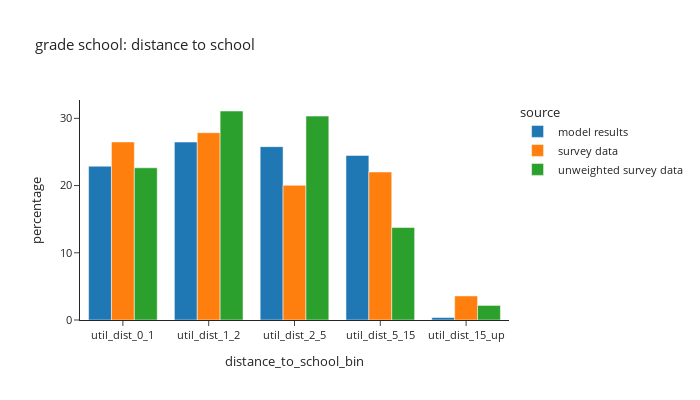
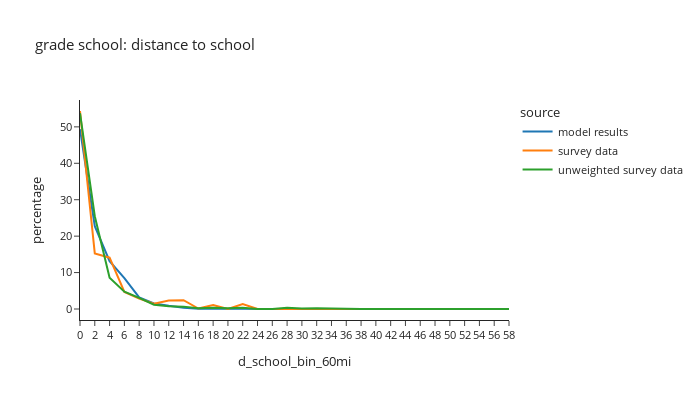

The code cell stored with these charts, in order, in its notebook:
### Code cell
# distance to school: grade school
plot_distance(per_data,'is_gradeschool',"grade school: distance to school")

### Figure 1 — Plotly figure (JSON) as saved in the notebook; plotly's stock layout.template omitted (floating-point values rounded to 4 significant figures)
{"data": [{"alignmentgroup": "True", "hovertemplate": "source=model results<br>distance_to_school_bin=%{x}<br>percentage=%{y}<extra></extra>", "legendgroup": "model results", "marker": {"color": "#1F77B4", "pattern": {"shape": ""}}, "name": "model results", "offsetgroup": "model results", "orientation": "v", "showlegend": true, "textposition": "auto", "type": "bar", "x": ["util_dist_0_1", "util_dist_1_2", "util_dist_2_5", "util_dist_5_15", "util_dist_15_up"], "xaxis": "x", "y": [22.88, 26.48, 25.79, 24.48, 0.3693], "yaxis": "y"}, {"alignmentgroup": "True", "hovertemplate": "source=survey data<br>distance_to_school_bin=%{x}<br>percentage=%{y}<extra></extra>", "legendgroup": "survey data", "marker": {"color": "#FF7F0E", "pattern": {"shape": ""}}, "name": "survey data", "offsetgroup": "survey data", "orientation": "v", "showlegend": true, "textposition": "auto", "type": "bar", "x": ["util_dist_0_1", "util_dist_1_2", "util_dist_2_5", "util_dist_5_15", "util_dist_15_up"], "xaxis": "x", "y": [26.49, 27.87, 20.04, 22.02, 3.579], "yaxis": "y"}, {"alignmentgroup": "True", "hovertemplate": "source=unweighted survey data<br>distance_to_school_bin=%{x}<br>percentage=%{y}<extra></extra>", "legendgroup": "unweighted survey data", "marker": {"color": "#2CA02C", "pattern": {"shape": ""}}, "name": "unweighted survey data", "offsetgroup": "unweighted survey data", "orientation": "v", "showlegend": true, "textposition": "auto", "type": "bar", "x": ["util_dist_0_1", "util_dist_1_2", "util_dist_2_5", "util_dist_5_15", "util_dist_15_up"], "xaxis": "x", "y": [22.64, 31.09, 30.34, 13.76, 2.167], "yaxis": "y"}], "layout": {"barmode": "group", "font": {"size": 11}, "height": 400, "legend": {"title": {"text": "source"}, "tracegroupgap": 0}, "title": {"text": "grade school: distance to school"}, "width": 700, "xaxis": {"anchor": "y", "domain": [0.0, 1.0], "title": {"text": "distance_to_school_bin"}}, "yaxis": {"anchor": "x", "domain": [0.0, 1.0], "title": {"text": "percentage"}}}}

### Figure 2 — Plotly figure (JSON) as saved in the notebook; plotly's stock layout.template omitted (floating-point values rounded to 4 significant figures)
{"data": [{"hovertemplate": "source=model results<br>d_school_bin_60mi=%{x}<br>percentage=%{y}<extra></extra>", "legendgroup": "model results", "line": {"color": "#1F77B4", "dash": "solid"}, "marker": {"symbol": "circle"}, "mode": "lines", "name": "model results", "orientation": "v", "showlegend": true, "type": "scatter", "x": ["0", "2", "4", "6", "8", "10", "12", "14", "16", "18", "20", "22", "24", "26", "28", "30", "32", "34", "36", "38", "40", "42", "44", "46", "48", "50", "52", "54", "56", "58"], "xaxis": "x", "y": [49.36, 22.73, 13.11, 8.505, 3.2, 1.525, 0.8774, 0.3603, 0.05849, 0.05878, 0.04441, 0.0447, 0.0402, 0.02322, 0.0328, 0.02249, 0.007256, 0.003193, 0.001306, 0.0001451, 0.0, 0.0, 0.0, 0.0, 0.0, 0.0, 0.0, 0.0, 0.0, 0.0], "yaxis": "y"}, {"hovertemplate": "source=survey data<br>d_school_bin_60mi=%{x}<br>percentage=%{y}<extra></extra>", "legendgroup": "survey data", "line": {"color": "#FF7F0E", "dash": "solid"}, "marker": {"symbol": "circle"}, "mode": "lines", "name": "survey data", "orientation": "v", "showlegend": true, "type": "scatter", "x": ["0", "2", "4", "6", "8", "10", "12", "14", "16", "18", "20", "22", "24", "26", "28", "30", "32", "34", "36", "38", "40", "42", "44", "46", "48", "50", "52", "54", "56", "58"], "xaxis": "x", "y": [54.36, 15.24, 14.09, 4.661, 2.847, 1.442, 2.346, 2.402, 0.1314, 1.058, 0.005209, 1.338, 0.0, 0.0, 0.04644, 0.002534, 0.002651, 0.0277, 0.0, 0.0, 0.0, 0.0, 0.0, 0.0, 0.0, 0.0, 0.0, 0.0, 0.0, 0.0], "yaxis": "y"}, {"hovertemplate": "source=unweighted survey data<br>d_school_bin_60mi=%{x}<br>percentage=%{y}<extra></extra>", "legendgroup": "unweighted survey data", "line": {"color": "#2CA02C", "dash": "solid"}, "marker": {"symbol": "circle"}, "mode": "lines", "name": "unweighted survey data", "orientation": "v", "showlegend": true, "type": "scatter", "x": ["0", "2", "4", "6", "8", "10", "12", "14", "16", "18", "20", "22", "24", "26", "28", "30", "32", "34", "36", "38", "40", "42", "44", "46", "48", "50", "52", "54", "56", "58"], "xaxis": "x", "y": [53.74, 25.46, 8.559, 4.767, 3.034, 1.192, 0.7584, 0.6501, 0.2167, 0.325, 0.2167, 0.325, 0.0, 0.0, 0.325, 0.1083, 0.2167, 0.1083, 0.0, 0.0, 0.0, 0.0, 0.0, 0.0, 0.0, 0.0, 0.0, 0.0, 0.0, 0.0], "yaxis": "y"}], "layout": {"font": {"size": 11}, "height": 400, "legend": {"title": {"text": "source"}, "tracegroupgap": 0}, "title": {"text": "grade school: distance to school"}, "width": 700, "xaxis": {"anchor": "y", "domain": [0.0, 1.0], "title": {"text": "d_school_bin_60mi"}}, "yaxis": {"anchor": "x", "domain": [0.0, 1.0], "title": {"text": "percentage"}}}}
